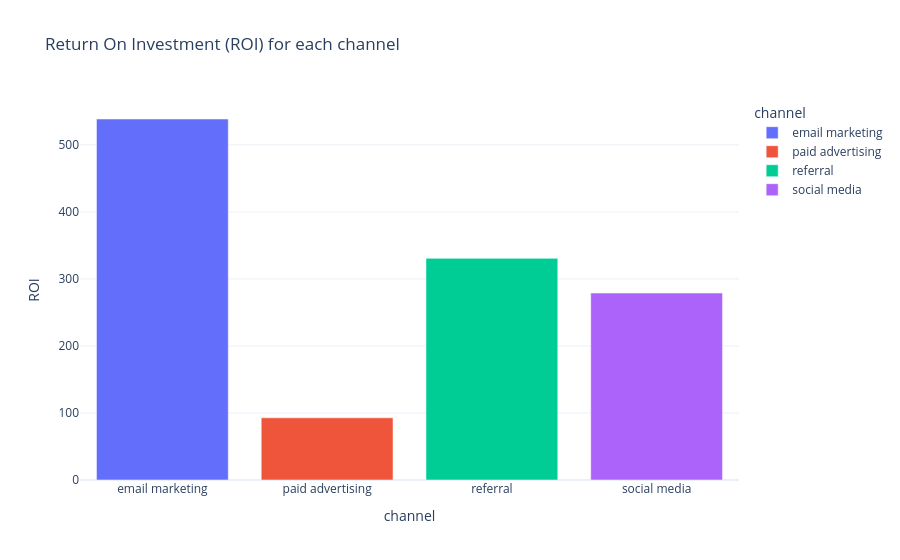

Notebook code cell kept with this figure:
### Code cell
fig = px.bar(data_frame=channel_ROI, x='channel', y='ROI', title='Return On Investment (ROI) for each channel', height=600, color='channel')
fig.show()

### Figure 1 — Plotly figure (JSON) as saved in the notebook; plotly's stock layout.template omitted (floating-point values rounded to 4 significant figures)
{"data": [{"alignmentgroup": "True", "hovertemplate": "channel=%{x}<br>ROI=%{y}<extra></extra>", "legendgroup": "email marketing", "marker": {"color": "#636efa", "pattern": {"shape": ""}}, "name": "email marketing", "offsetgroup": "email marketing", "orientation": "v", "showlegend": true, "textposition": "auto", "type": "bar", "x": ["email marketing"], "xaxis": "x", "y": [538.6], "yaxis": "y"}, {"alignmentgroup": "True", "hovertemplate": "channel=%{x}<br>ROI=%{y}<extra></extra>", "legendgroup": "paid advertising", "marker": {"color": "#EF553B", "pattern": {"shape": ""}}, "name": "paid advertising", "offsetgroup": "paid advertising", "orientation": "v", "showlegend": true, "textposition": "auto", "type": "bar", "x": ["paid advertising"], "xaxis": "x", "y": [92.83], "yaxis": "y"}, {"alignmentgroup": "True", "hovertemplate": "channel=%{x}<br>ROI=%{y}<extra></extra>", "legendgroup": "referral", "marker": {"color": "#00cc96", "pattern": {"shape": ""}}, "name": "referral", "offsetgroup": "referral", "orientation": "v", "showlegend": true, "textposition": "auto", "type": "bar", "x": ["referral"], "xaxis": "x", "y": [330.7], "yaxis": "y"}, {"alignmentgroup": "True", "hovertemplate": "channel=%{x}<br>ROI=%{y}<extra></extra>", "legendgroup": "social media", "marker": {"color": "#ab63fa", "pattern": {"shape": ""}}, "name": "social media", "offsetgroup": "social media", "orientation": "v", "showlegend": true, "textposition": "auto", "type": "bar", "x": ["social media"], "xaxis": "x", "y": [279.0], "yaxis": "y"}], "layout": {"autosize": true, "barmode": "relative", "legend": {"title": {"text": "channel"}, "tracegroupgap": 0}, "title": {"text": "Return On Investment (ROI) for each channel"}, "xaxis": {"anchor": "y", "autorange": true, "categoryarray": ["email marketing", "paid advertising", "referral", "social media"], "categoryorder": "array", "domain": [0, 1], "range": [-0.5, 3.5], "title": {"text": "channel"}, "type": "category"}, "yaxis": {"anchor": "x", "autorange": true, "domain": [0, 1], "range": [0, 567.0], "title": {"text": "ROI"}, "type": "linear"}}}
